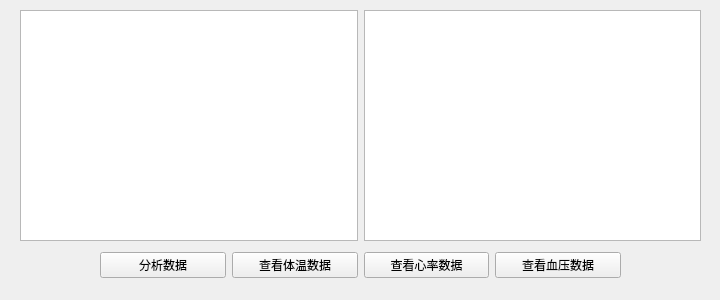
<?xml version="1.0" encoding="UTF-8"?>
<ui version="4.0">
 <class>Analyze</class>
 <widget class="QWidget" name="Analyze">
  <property name="geometry">
   <rect>
    <x>0</x>
    <y>0</y>
    <width>720</width>
    <height>300</height>
   </rect>
  </property>
  <property name="windowTitle">
   <string>Form</string>
  </property>
  <widget class="QWidget" name="horizontalLayoutWidget">
   <property name="geometry">
    <rect>
     <x>20</x>
     <y>10</y>
     <width>681</width>
     <height>231</height>
    </rect>
   </property>
   <layout class="QHBoxLayout" name="horizontalLayout">
    <item>
     <widget class="QTextBrowser" name="textBrowser"/>
    </item>
    <item>
     <widget class="QTableView" name="tableView"/>
    </item>
   </layout>
  </widget>
  <widget class="QWidget" name="horizontalLayoutWidget_2">
   <property name="geometry">
    <rect>
     <x>100</x>
     <y>250</y>
     <width>521</width>
     <height>31</height>
    </rect>
   </property>
   <layout class="QHBoxLayout" name="horizontalLayout_2">
    <item>
     <widget class="QPushButton" name="analyze_btn">
      <property name="text">
       <string>分析数据</string>
      </property>
     </widget>
    </item>
    <item>
     <widget class="QPushButton" name="pushButton">
      <property name="text">
       <string>查看体温数据</string>
      </property>
     </widget>
    </item>
    <item>
     <widget class="QPushButton" name="pushButton_2">
      <property name="text">
       <string>查看心率数据</string>
      </property>
     </widget>
    </item>
    <item>
     <widget class="QPushButton" name="pushButton_3">
      <property name="text">
       <string>查看血压数据</string>
      </property>
     </widget>
    </item>
   </layout>
  </widget>
 </widget>
 <resources/>
 <connections/>
</ui>
